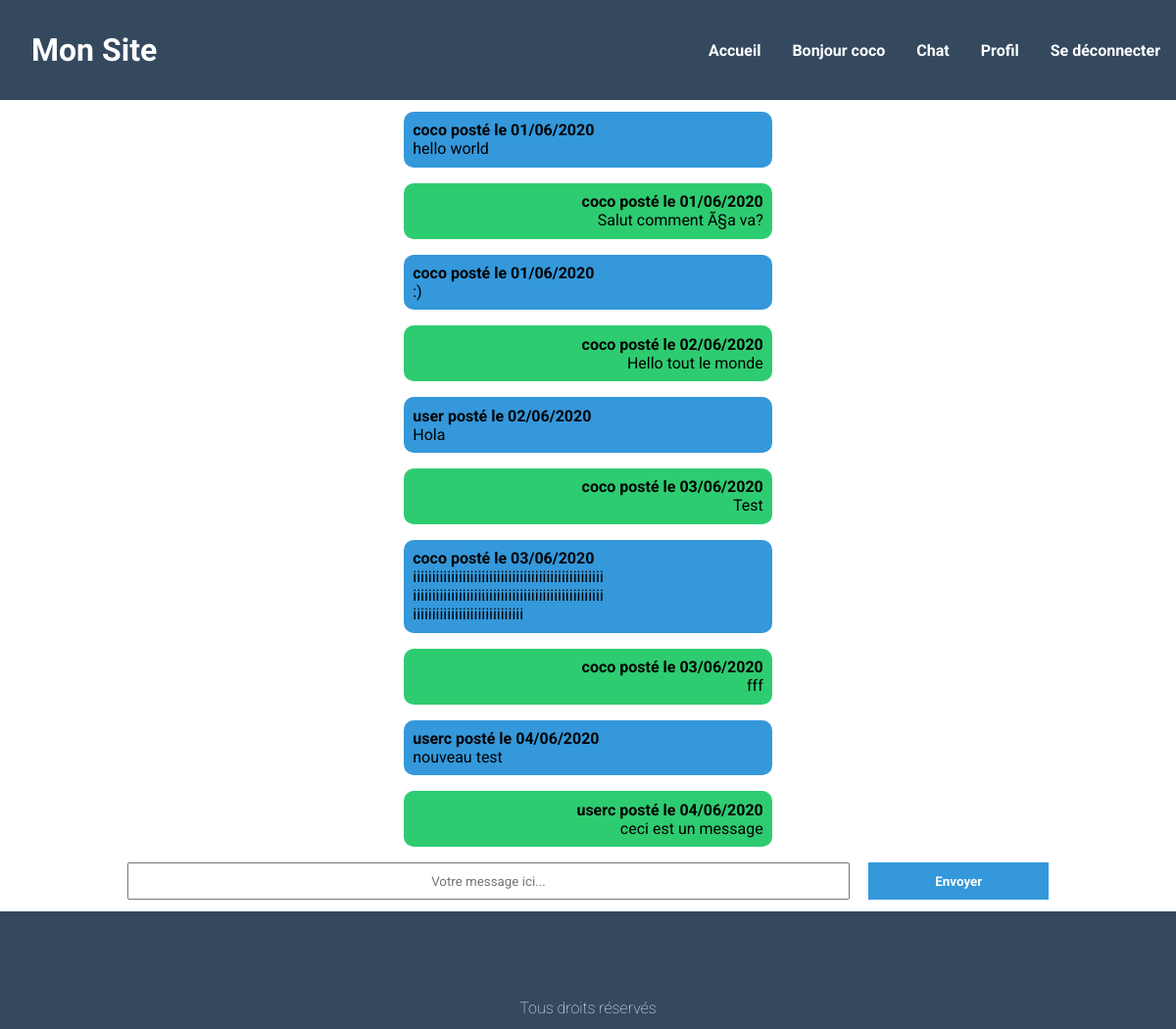
Page /discussion.php (signed in) on the committed database.
### tables this page shows
CREATE TABLE IF NOT EXISTS `messages` (
  `id` int(11) NOT NULL AUTO_INCREMENT,
  `message` varchar(140) NOT NULL,
  `id_utilisateur` int(11) NOT NULL,
  `date` date NOT NULL,
  PRIMARY KEY (`id`)
);

CREATE TABLE IF NOT EXISTS `utilisateurs` (
  `id` int(11) NOT NULL AUTO_INCREMENT,
  `login` varchar(255) NOT NULL,
  `password` varchar(255) NOT NULL,
  PRIMARY KEY (`id`)
);

### discussion.php (the view, shortened to what this page needs)
<?php
$db= mysqli_connect("localhost","root","","discussion");
$req_fetch_msg="SELECT *
                FROM utilisateurs
                LEFT JOIN messages
                ON utilisateurs.id = messages.id_utilisateur ";
$query_msg= mysqli_query($db, $req_fetch_msg);
$data_msg= mysqli_fetch_all($query_msg, MYSQLI_ASSOC);
 ?>
<!DOCTYPE html>
<html lang="fr">
<head>
    <link rel="stylesheet" href="style.css">
    <link rel="stylesheet" href="src/font/fontello/css/fontello.css">
</head>
<body>
    <header><?php include("header.php");?></header>
    <main class="main_talk">
        <div class="message">
            <?php for($i=0; $i <count($data_msg); $i++){?>
            <div class="msg_content">
            <?php
            $date_us_format=$data_msg[$i]["date"];
            $date_new_format= date('d/m/Y', strtotime($date_us_format));
            ?>
            <span class="user_info"><?= $data_msg[$i]["login"] . " "."posté le". " ". $date_new_format ?></span>
            <p>
                <?php $msg=$data_msg[$i]["message"];
                    $new_msg= wordwrap($msg, 50,"<br/>\r \n", true);
                    echo $new_msg ;
                ?>
            </p>
            </div>
            <?php }?>
        </div>
        <div class="add_comment">
            <form action="" method="post">
                <input name='message' placeholder="Votre message ici..." class="add_msg">
                <button type="submit" name='send'>Envoyer</button>
            </form>
        </div>
    </main>
    <footer><?php include("footer.php");?></footer>
</body>
</html>

### header.php (shortened to what this page needs)
<h1>Mon Site</h1>
<nav>
    <ul >
        <li class="icon_menu">
        <ul class="menu" id="submenu">
            <?php
            $page= $_SERVER['PHP_SELF'];
            if($page!=='/discussion/index.php'):?>
            <li><a href="index.php">Accueil</a></li>
            <?php endif?>
            <?php if(isset($_SESSION["login"])):?>
                <li><span class="hello_user">Bonjour <?= $_SESSION["login"] ?></span> </li>
            <?php endif?>
            <li><a href="discussion.php">Chat</a></li>
            <?php if(isset($_SESSION["login"])):?>
            <li><a href="profil.php">Profil</a></li>
            <li><a href="logout.php">Se déconnecter</a></li>
            <?php endif?>
        </ul>
        </li>
    </ul>
</nav>

### footer.php
<p>Tous droits réservés</p>

### style.css (style rules this page uses)
* { margin: 0; padding: 0; box-sizing: border-box; font-family: 'Roboto', sans-serif; }
header { display: flex; justify-content: space-between; align-items: center; background: #34495e; color: white; }
header h1 { padding: 1em; }
nav ul { display: flex; }
nav li { display: flex; list-style-type: none; }
header a { text-decoration: none; color: white; font-weight: bold; padding: 1em; }
.icon_menu:before { font-family: 'fontello'; content: '\f0c9'; font-size: 1.5em; display: none; }
.hello_user { padding: 1em; font-weight: bold; }
.main_talk { padding: 1%; display:flex; flex-direction: column; justify-content: center; align-items: center; }
.add_comment { width:100%; display:flex; flex-direction: column; justify-content: center; align-items: center; margin: auto; }
.add_comment form { width:80%; display: flex; justify-content: center; }
.add_comment button { width:20%; color: white; font-weight: bold; background:#3498db ; border: none; margin-left: 2%; }
.add_msg { width: 80%; padding: 1%; }
.message { width:80%; display: flex; flex-direction: column; margin-top: auto; align-items: center; }
.msg_content { width:80%; padding:1%; display: flex; flex-direction: column; margin-bottom: 1em; border-radius: 10px; }
.msg_content:nth-child(even) { background:#2ecc71 ; width: 40%; display: flex; align-items: flex-end; justify-content: center; }
.msg_content:nth-child(odd) { background:#3498db ; width: 40%; display: flex; flex-direction: column; align-items: flex-start; }
.form_items label, input, a { padding: 1em; text-align: center; }
.user_info { font-weight: bold; }
footer { height:15vh; background: #34495e; text-align: center; color: white; display: flex; flex-direction: column; justify-content: flex-end; }
footer p { padding: 1%; font-weight: lighter; }

### rows in the picture
messages: id_utilisateur.login "coco", message "hello world"
messages: id_utilisateur.login "coco", message "Salut comment Ã§a va?"
messages: id_utilisateur.login "coco", message ":)"
messages: id_utilisateur.login "coco", message "Hello tout le monde"
messages: id_utilisateur.login "user", message "Hola"
messages: id_utilisateur.login "coco", message "Test"
messages: id_utilisateur.login "coco", message "iiiiiiiiiiiiiiiiiiiiiiiiiiiiiiiiiiiiiiiiiiiiiiiiii iiiiiiiiiiiiiiiiiiiiiiiiiiiiiiiiiiiiiiiiiiiiiiiiii iiiiiiiiiiiiiiiiiiiiiiiiiiiii"
messages: id_utilisateur.login "coco", message "fff"
messages: id_utilisateur.login "userc", message "nouveau test"
messages: id_utilisateur.login "userc", message "ceci est un message"

### other values in the picture
$_SESSION["login"] "coco"
